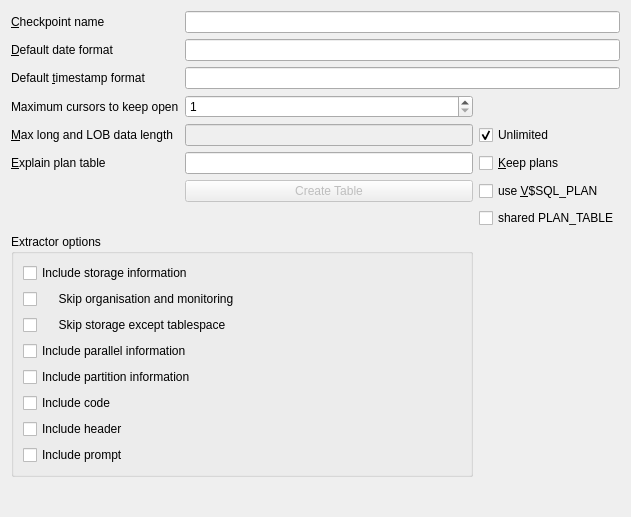
<?xml version="1.0" encoding="UTF-8"?>
<ui version="4.0">
 <class>toOracleSettingUI</class>
 <widget class="QWidget" name="toOracleSettingUI">
  <property name="geometry">
   <rect>
    <x>0</x>
    <y>0</y>
    <width>631</width>
    <height>517</height>
   </rect>
  </property>
  <property name="windowTitle">
   <string>Form1</string>
  </property>
  <layout class="QGridLayout">
   <property name="margin">
    <number>11</number>
   </property>
   <property name="spacing">
    <number>6</number>
   </property>
   <item row="0" column="0">
    <widget class="QLabel" name="TextLabel6_2_3">
     <property name="toolTip">
      <string>The name of the checkpoint used when needed to rollback work.</string>
     </property>
     <property name="text">
      <string>&amp;Checkpoint name</string>
     </property>
     <property name="wordWrap">
      <bool>false</bool>
     </property>
     <property name="buddy">
      <cstring>CheckPoint</cstring>
     </property>
    </widget>
   </item>
   <item row="1" column="0">
    <widget class="QLabel" name="TextLabel6_2_2_2">
     <property name="toolTip">
      <string>The default dateformat to use when querying the database.</string>
     </property>
     <property name="text">
      <string>&amp;Default date format</string>
     </property>
     <property name="wordWrap">
      <bool>false</bool>
     </property>
     <property name="buddy">
      <cstring>DefaultDate</cstring>
     </property>
    </widget>
   </item>
   <item row="2" column="0">
    <widget class="QLabel" name="TextLabel6_2_2_3">
     <property name="toolTip">
      <string>The default timestamp format to use when querying the database.</string>
     </property>
     <property name="text">
      <string>Default &amp;timestamp format</string>
     </property>
     <property name="wordWrap">
      <bool>false</bool>
     </property>
     <property name="buddy">
      <cstring>DefaultTimestamp</cstring>
     </property>
    </widget>
   </item>
   <item row="0" column="1" colspan="2">
    <widget class="QLineEdit" name="CheckPoint"/>
   </item>
   <item row="1" column="1" colspan="2">
    <widget class="QLineEdit" name="DefaultDate"/>
   </item>
   <item row="2" column="1" colspan="2">
    <widget class="QLineEdit" name="DefaultTimestamp"/>
   </item>
   <item row="4" column="0">
    <widget class="QLabel" name="TextLabel6_3_2">
     <property name="toolTip">
      <string>Max length to read from LOB or LONG data fields. LONG:s can not be specified unlimited but will be defaulted to 33000 if unlimited.</string>
     </property>
     <property name="text">
      <string>&amp;Max long and LOB data length</string>
     </property>
     <property name="wordWrap">
      <bool>false</bool>
     </property>
     <property name="buddy">
      <cstring>ExplainPlan</cstring>
     </property>
    </widget>
   </item>
   <item row="4" column="2">
    <widget class="QCheckBox" name="Unlimited">
     <property name="text">
      <string>Unlimited</string>
     </property>
     <property name="checked">
      <bool>true</bool>
     </property>
    </widget>
   </item>
   <item row="4" column="1">
    <widget class="QLineEdit" name="MaxLong">
     <property name="enabled">
      <bool>false</bool>
     </property>
    </widget>
   </item>
   <item row="6" column="1">
    <widget class="QPushButton" name="CreatePlanTable">
     <property name="enabled">
      <bool>false</bool>
     </property>
     <property name="sizePolicy">
      <sizepolicy hsizetype="Preferred" vsizetype="Fixed">
       <horstretch>0</horstretch>
       <verstretch>0</verstretch>
      </sizepolicy>
     </property>
     <property name="text">
      <string>Create Table</string>
     </property>
    </widget>
   </item>
   <item row="6" column="2">
    <widget class="QCheckBox" name="VsqlPlans">
     <property name="toolTip">
      <string>Use V$SQL_PLAN when possible.</string>
     </property>
     <property name="text">
      <string>use &amp;V$SQL_PLAN</string>
     </property>
    </widget>
   </item>
   <item row="5" column="0">
    <widget class="QLabel" name="TextLabel6_3">
     <property name="toolTip">
      <string>Name of the table to put explain plan output in.</string>
     </property>
     <property name="text">
      <string>&amp;Explain plan table</string>
     </property>
     <property name="wordWrap">
      <bool>false</bool>
     </property>
     <property name="buddy">
      <cstring>ExplainPlan</cstring>
     </property>
    </widget>
   </item>
   <item row="5" column="1">
    <widget class="QLineEdit" name="ExplainPlan"/>
   </item>
   <item row="5" column="2">
    <widget class="QCheckBox" name="KeepPlans">
     <property name="toolTip">
      <string>Keep records for the plan explanations in the plan table.</string>
     </property>
     <property name="text">
      <string>&amp;Keep plans</string>
     </property>
    </widget>
   </item>
   <item row="3" column="0">
    <widget class="QLabel" name="TextLabel1">
     <property name="text">
      <string>Maximum cursors to keep open</string>
     </property>
     <property name="wordWrap">
      <bool>false</bool>
     </property>
     <property name="buddy">
      <cstring>OpenCursors</cstring>
     </property>
    </widget>
   </item>
   <item row="3" column="1">
    <widget class="QSpinBox" name="OpenCursors">
     <property name="minimum">
      <number>1</number>
     </property>
    </widget>
   </item>
   <item row="7" column="2">
    <widget class="QCheckBox" name="SharedPlan">
     <property name="enabled">
      <bool>true</bool>
     </property>
     <property name="text">
      <string>shared PLAN_TABLE</string>
     </property>
     <property name="checked">
      <bool>false</bool>
     </property>
    </widget>
   </item>
   <item row="8" column="0" colspan="2">
    <widget class="QGroupBox" name="extractorGroupBox">
     <property name="title">
      <string>Extractor options</string>
     </property>
     <layout class="QVBoxLayout" name="verticalLayout" stretch="0,0,0,0,0,0,0,0">
      <item>
       <widget class="QCheckBox" name="cbIncludeStorage">
        <property name="text">
         <string>Include storage information</string>
        </property>
       </widget>
      </item>
      <item>
       <widget class="QCheckBox" name="cbSkipOrgMon">
        <property name="text">
         <string>     Skip organisation and monitoring</string>
        </property>
       </widget>
      </item>
      <item>
       <widget class="QCheckBox" name="cbSkiptStorExTablespace">
        <property name="text">
         <string>     Skip storage except tablespace</string>
        </property>
       </widget>
      </item>
      <item>
       <widget class="QCheckBox" name="cbIncludeParallel">
        <property name="text">
         <string>Include parallel information</string>
        </property>
       </widget>
      </item>
      <item>
       <widget class="QCheckBox" name="cbIncludePartition">
        <property name="text">
         <string>Include partition information</string>
        </property>
       </widget>
      </item>
      <item>
       <widget class="QCheckBox" name="cbIncludeCode">
        <property name="text">
         <string>Include code</string>
        </property>
       </widget>
      </item>
      <item>
       <widget class="QCheckBox" name="cbIncludeHeader">
        <property name="text">
         <string>Include header</string>
        </property>
       </widget>
      </item>
      <item>
       <widget class="QCheckBox" name="cbIncludePrompt">
        <property name="text">
         <string>Include prompt</string>
        </property>
       </widget>
      </item>
     </layout>
    </widget>
   </item>
   <item row="9" column="0">
    <spacer name="verticalSpacer">
     <property name="orientation">
      <enum>Qt::Vertical</enum>
     </property>
     <property name="sizeHint" stdset="0">
      <size>
       <width>20</width>
       <height>40</height>
      </size>
     </property>
    </spacer>
   </item>
  </layout>
 </widget>
 <tabstops>
  <tabstop>CheckPoint</tabstop>
  <tabstop>DefaultDate</tabstop>
  <tabstop>DefaultTimestamp</tabstop>
  <tabstop>MaxLong</tabstop>
  <tabstop>Unlimited</tabstop>
  <tabstop>ExplainPlan</tabstop>
  <tabstop>KeepPlans</tabstop>
  <tabstop>CreatePlanTable</tabstop>
  <tabstop>VsqlPlans</tabstop>
 </tabstops>
 <resources/>
 <connections>
  <connection>
   <sender>CreatePlanTable</sender>
   <signal>clicked()</signal>
   <receiver>toOracleSettingUI</receiver>
   <slot>createPlanTable()</slot>
   <hints>
    <hint type="sourcelabel">
     <x>436</x>
     <y>214</y>
    </hint>
    <hint type="destinationlabel">
     <x>20</x>
     <y>20</y>
    </hint>
   </hints>
  </connection>
  <connection>
   <sender>Unlimited</sender>
   <signal>toggled(bool)</signal>
   <receiver>MaxLong</receiver>
   <slot>setDisabled(bool)</slot>
   <hints>
    <hint type="sourcelabel">
     <x>563</x>
     <y>142</y>
    </hint>
    <hint type="destinationlabel">
     <x>436</x>
     <y>144</y>
    </hint>
   </hints>
  </connection>
 </connections>
 <slots>
  <signal>signal1()</signal>
 </slots>
</ui>
